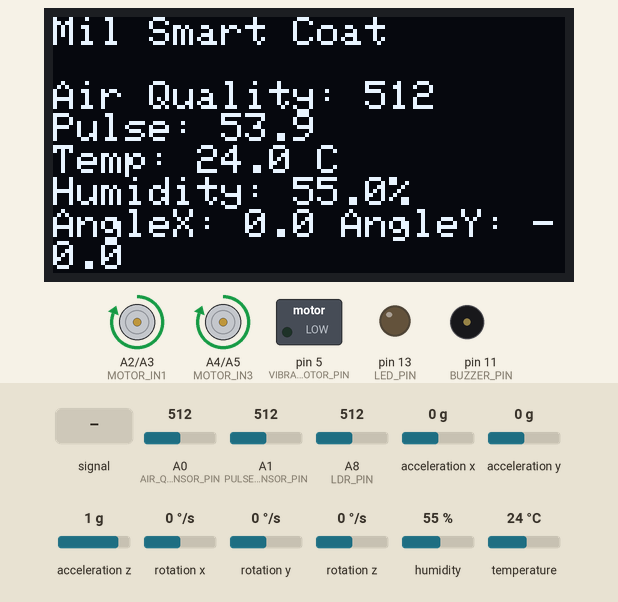
A sketch run on a simulated Arduino Mega 2560, built with avr-gcc and run on an emulated ATmega2560. Parts: 128×64 one-colour display, motor-driver pin pairs drawn as motors (green arrow = first pin HIGH = forward, orange = second pin HIGH = backward, longer = more drive), switched loads named in the sketch (green lamp = pin HIGH), output pins drawn as LEDs (lit = HIGH), buzzer (waves = sounding, pin HIGH). The test bench sets the inputs (shaded band); at power-on: acceleration x 0 g, acceleration y 0 g, temperature 24 °C, A0 (AIR_QUALITY_SENSOR_PIN) = 512, A1 (PULSE_SENSOR_PIN) = 512, A8 (LDR_PIN) = 512, acceleration z 1 g, rotation x 0 °/s, rotation y 0 °/s, rotation z 0 °/s, humidity 55 %. The modem accepts every AT command (registered, SIM ready, sends succeed) and sends nothing else; what the sketch prints to the serial monitor is not drawn.

Above: at 17.6 s.
17.7 s: acceleration x set to -0.6 g
At 18.1 s:
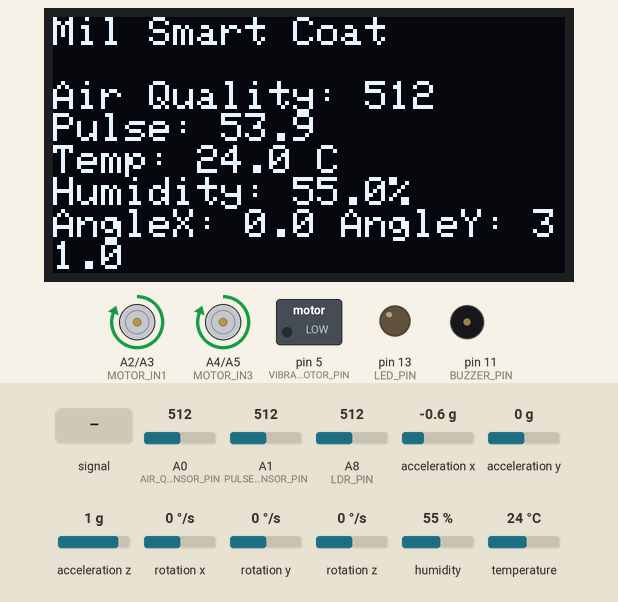
19.3 s: acceleration x set to -0.9 g
At 23.8 s:
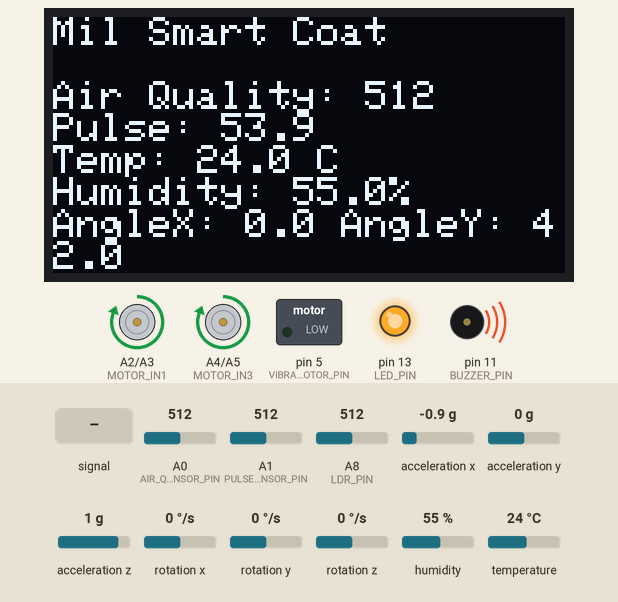
24.3 s: acceleration y set to -1.4 g
At 24.7 s:
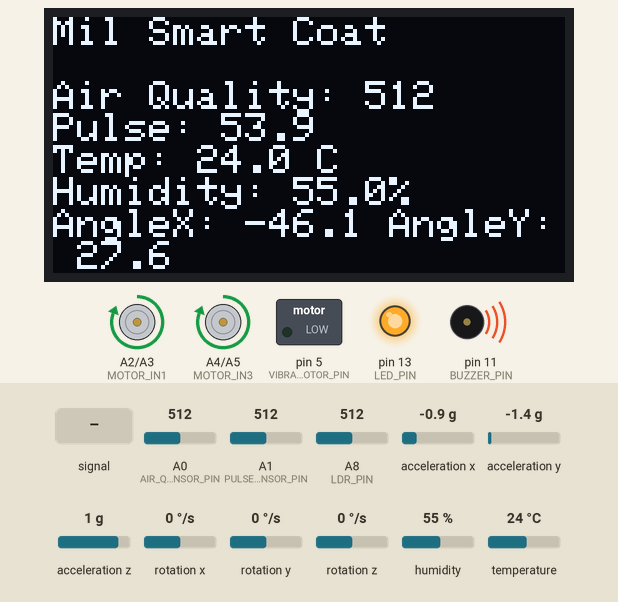
25.9 s: acceleration y set to 1.4 g
At 26.5 s:
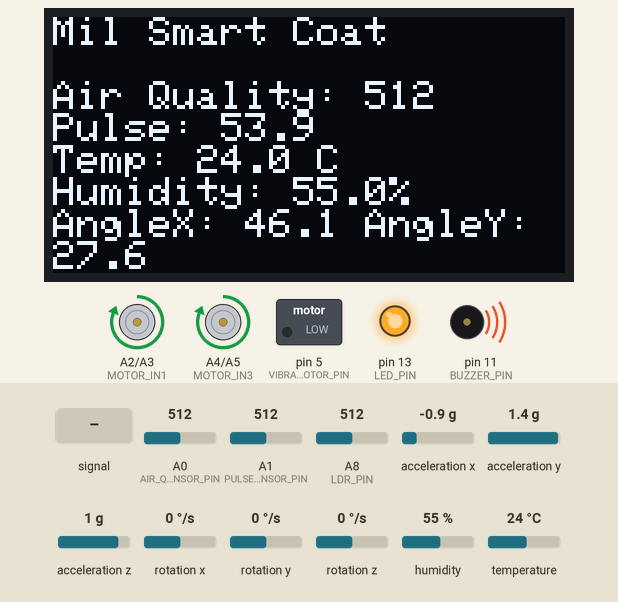
27.6 s: A1 (PULSE_SENSOR_PIN) fed a 200 Hz sine of ±81 counts around its level
At 32.07 s:
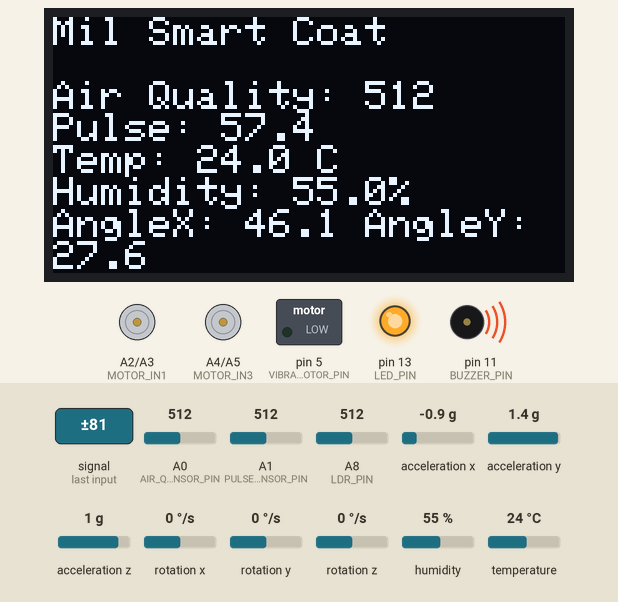
33.0 s: temperature set to 12 °C
At 34.3 s:
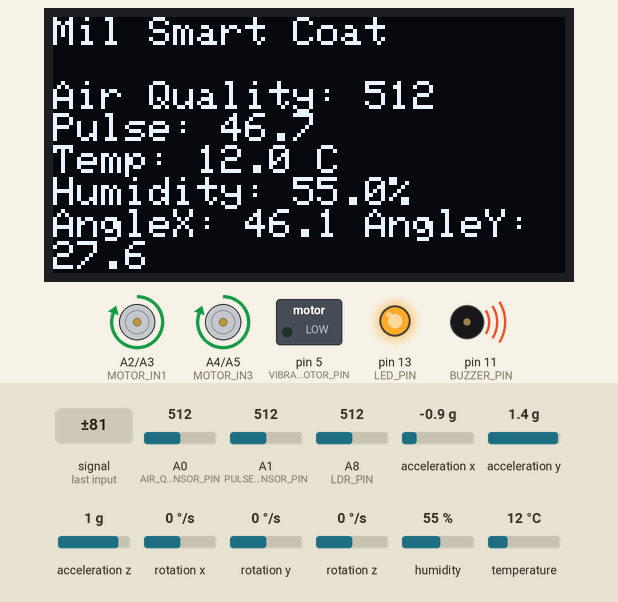
Timing chart, 0 to 35.8 s (numbered marks = the images above; inputs shaded):
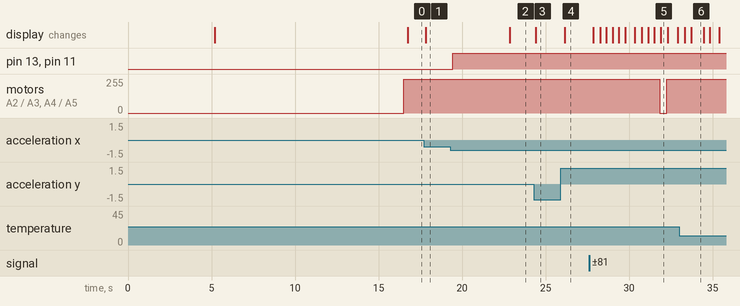

The sketch:

mega.ino
```cpp
#include <Adafruit_MPU6050.h>

#include <Wire.h>
#include <MPU6050_tockn.h>
#include <Adafruit_SSD1306.h>
#include <DHT.h>

#define SCREEN_WIDTH 128
#define SCREEN_HEIGHT 64
#define OLED_RESET -1
#define SCREEN_ADDRESS 0x3C

#define LDR_PIN A8
#define VIBRATION_MOTOR_PIN 5
#define DHTPIN 4
#define DHTTYPE DHT11
#define AIR_QUALITY_SENSOR_PIN A0
#define PULSE_SENSOR_PIN A1
#define LED_PIN 13
#define BUZZER_PIN 11

// L298N Motor Driver pins
#define MOTOR_IN1 A2
#define MOTOR_IN2 A3
#define MOTOR_IN3 A4
#define MOTOR_IN4 A5

// Temperature threshold for fan activation
#define TEMP_THRESHOLD 20
#define FAN_RUNTIME 15000 // 15 seconds in milliseconds

// Angle thresholds for detecting significant bending
#define FORWARD_THRESHOLD -35  // Negative X angle for forward bend
#define BACKWARD_THRESHOLD 35  // Positive X angle for backward bend
#define LEFT_THRESHOLD -35     // Negative Y angle for left bend
#define RIGHT_THRESHOLD 35     // Positive Y angle for right bend

// Data transmission interval to ESP32
#define DATA_SEND_INTERVAL 2000 // Send data every 2 seconds (reduced from 5s)

// Initialize the MPU6050 object using tockn library
MPU6050 mpu6050(Wire);
Adafruit_SSD1306 display(SCREEN_WIDTH, SCREEN_HEIGHT, &Wire, OLED_RESET);
DHT dht(DHTPIN, DHTTYPE);

// Variables for fall detection
bool fallDetected = false;
bool smsSent = false;
unsigned long fallTimestamp = 0;
String fallDirection = "None";

// Variables for fan control
bool fanRunning = false;
unsigned long fanStartTime = 0;

// Variables for offset calibration
float angleXOffset = 0;
float angleYOffset = 0;

// Variables for ESP32 data transmission
unsigned long lastDataSendTime = 0;

// Phone number to send SMS alerts to
String emergencyNumber = "08939341369";

void setup() {
  Serial.begin(9600);   // For debugging - match ESP32's Serial monitor rate
  Serial3.begin(9600);  // For ESP32 communication
  Serial2.begin(9600);  // For GSM module
  Wire.begin();
  pinMode(LDR_PIN, INPUT);
pinMode(VIBRATION_MOTOR_PIN, OUTPUT);


  // Initialize pins
  pinMode(LED_PIN, OUTPUT);
  pinMode(BUZZER_PIN, OUTPUT);
  pinMode(MOTOR_IN1, OUTPUT);
  pinMode(MOTOR_IN2, OUTPUT);
  pinMode(MOTOR_IN3, OUTPUT);
  pinMode(MOTOR_IN4, OUTPUT);

  digitalWrite(LED_PIN, LOW);
  digitalWrite(BUZZER_PIN, LOW);
  digitalWrite(MOTOR_IN1, LOW);
  digitalWrite(MOTOR_IN2, LOW);
  digitalWrite(MOTOR_IN3, LOW);
  digitalWrite(MOTOR_IN4, LOW);

  Serial.println("Military Smart Coat - Environment Monitoring");
  Serial.println("-------------------------------------------");

  // Initialize MPU6050 with tockn library
  mpu6050.begin();

  // Perform extended calibration for better accuracy
  Serial.println("Calibrating gyroscope offsets...");
  mpu6050.calcGyroOffsets(true);
  Serial.println("MPU6050 Initialized!");

  // Wait for sensor to stabilize
  delay(1000);

  // Calculate angle offsets
  calibrateAngleOffsets();

  if (!display.begin(SSD1306_SWITCHCAPVCC, SCREEN_ADDRESS)) {
    Serial.println(F("SSD1306 allocation failed"));
    for (;;);
  }
  Serial.println("OLED Display Initialized!");

  dht.begin();
  Serial.println("DHT11 Sensor Initialized!");
  Serial.println("MQ135 Air Quality Sensor Ready!");
  Serial.println("Pulse Sensor Ready!");
  Serial.println("Fall Detection System Active!");
  Serial.println("CPU Fan Control System Active!");
  Serial.println("ESP32 Communication Active!");

  // Initialize GSM module
  initGSM();
  Serial.println("GSM Module Initialized!");
  Serial.println();

  display.clearDisplay();
  display.setTextColor(SSD1306_WHITE);
  display.setTextSize(1);

  // Send a test message to ESP32 to verify communication
  delay(5000); // Give ESP32 time to boot up
  sendTestDataToESP32();
}

void loop() {
  // Update MPU6050 readings
  mpu6050.update();

  // Read environmental sensors
  int airQualityValue = analogRead(AIR_QUALITY_SENSOR_PIN);
  float humidity = dht.readHumidity();
  float temperature = dht.readTemperature();

  // Read pulse sensor
  int pul_r = analogRead(PULSE_SENSOR_PIN);
  float pul_fn = 0;

  // Code for pulse sensor reading normalization
  if (pul_r < 55) {
    pul_r = 0;
  } else if (pul_r > 910) {
    pul_r = 0;
  }
  pul_fn = pul_r / (5 + 4.5);

int ldrValue = analogRead(LDR_PIN);
Serial.println(ldrValue);
if (ldrValue > 1015) { // Adjust this threshold as needed
  digitalWrite(VIBRATION_MOTOR_PIN, HIGH);
  delay(200);
  digitalWrite(VIBRATION_MOTOR_PIN, LOW);
} else {
  digitalWrite(VIBRATION_MOTOR_PIN, LOW);
}

  // Get angle values with offset correction
  float angleX = mpu6050.getAngleX() - angleXOffset;
  float angleY = mpu6050.getAngleY() - angleYOffset;

  // Get acceleration values for debugging
  float accX = mpu6050.getAccX();
  float accY = mpu6050.getAccY();
  float accZ = mpu6050.getAccZ();

  // Detect bending direction using calibrated angles
  detectBendingDirection(angleX, angleY);

  // If fall detected and SMS not yet sent, send SMS alert
  if (fallDetected && !smsSent) {
    sendSMS("ALERT: Fall detected! Direction: " + fallDirection);
    smsSent = true;
  }

  // Control fan based on temperature
  if (temperature > TEMP_THRESHOLD && !fanRunning) {
    startFan();
  }

  // Turn off fan after 15 seconds
  if (fanRunning && (millis() - fanStartTime > FAN_RUNTIME)) {
    stopFan();
  }

  // Send data to ESP32 more frequently
  if (millis() - lastDataSendTime > DATA_SEND_INTERVAL) {
    sendDataToESP32(airQualityValue, pul_fn, temperature, humidity, angleX, angleY, fallDetected, fallDirection);
    lastDataSendTime = millis();
  }

  // Display values on OLED
  display.clearDisplay();

  // Display heading
  display.setCursor(0, 0);
  display.println("Mil Smart Coat");
  display.println(); // Add an empty line

  // Display sensor values
  display.println("Air Quality: " + String(airQualityValue));
  display.println("Pulse: " + String(pul_fn, 1));
  display.println("Temp: " + String(temperature, 1) + " C");
  display.println("Humidity: " + String(humidity, 1) + "%");

  // Display angle values for debugging
  display.println("AngleX: " + String(angleX, 1) + " AngleY: " + String(angleY, 1));

  // Display fall status
  if (fallDetected) {
    display.println("FALL DETECTED!");
    display.println("Direction: " + fallDirection);
  }

  // Display fan status
  if (fanRunning) {
    display.println("FAN: ON");
  }

  display.display();

  // Print values to serial monitor
  Serial.println("===== SENSOR READINGS =====");
  Serial.print("Air Quality: ");
  Serial.println(airQualityValue);
  Serial.print("Pulse Reading: ");
  Serial.print(pul_fn, 1);
  Serial.println(" BPM");
  Serial.print("Temperature: ");
  Serial.print(temperature);
  Serial.println(" °C");
  Serial.print("Humidity: ");
  Serial.print(humidity);
  Serial.println(" %");
  Serial.print("Calibrated AngleX: ");
  Serial.print(angleX);
  Serial.print("\tCalibrated AngleY: ");
  Serial.println(angleY);
  Serial.print("Acc X: ");
  Serial.print(accX);
  Serial.print("\tAcc Y: ");
  Serial.print(accY);
  Serial.print("\tAcc Z: ");
  Serial.println(accZ);

  if (fallDetected) {
    Serial.print("Fall Status: FALL DETECTED - ");
    Serial.println(fallDirection);
  } else {
    Serial.println("Fall Status: Normal");
  }

  if (fanRunning) {
    Serial.println("Fan Status: ON");
  } else {
    Serial.println("Fan Status: OFF");
  }

  Serial.println("---------------------------");
  Serial.println();

  // Reset fall detection after 5 seconds
  if (fallDetected && millis() - fallTimestamp > 5000) {
    fallDetected = false;
    smsSent = false;
    deactivateFallAlert();
    Serial.println("Fall detection reset");
  }

  // Forward any GSM module responses to Serial Monitor
  if (Serial2.available()) {
    Serial.write(Serial2.read());
  }

  delay(100); // Sampling rate for stability
}

void sendTestDataToESP32() {
  String testData = "AQ:100,PL:75.0,TP:25.0,HM:50.0,AX:0.0,AY:0.0,FS:0,FD:None";

  // Send multiple times to ensure reception
  for (int i = 0; i < 5; i++) {
    Serial3.println(testData);
    Serial.println("Test data sent to ESP32: " + testData);
    delay(200);
  }
}

void sendDataToESP32(int airQuality, float pulse, float temp, float humidity, float angleX, float angleY, bool fallStatus, String fallDir) {
  // Format: AQ:123,PL:72.5,TP:25.3,HM:45.2,AX:10.5,AY:-5.2,FS:0,FD:None

  String dataString = "AQ:" + String(airQuality) +
                     ",PL:" + String(pulse, 1) +
                     ",TP:" + String(temp, 1) +
                     ",HM:" + String(humidity, 1) +
                     ",AX:" + String(angleX, 1) +
                     ",AY:" + String(angleY, 1) +
                     ",FS:" + String(fallStatus ? 1 : 0) +
                     ",FD:" + (fallStatus ? fallDir : "None");

  // Send multiple times to ensure reception
  for (int i = 0; i < 3; i++) {
    Serial3.println(dataString);
    delay(50);
  }

  Serial.println("Data sent to ESP32: " + dataString);
}

void initGSM() {
  // Give time for GSM module to initialize
  delay(3000);

  Serial.println("Initializing GSM module...");

  // AT command to set SMS mode to text
  Serial2.println("AT+CMGF=1");
  delay(1000);

  // AT command to set GSM module in notification mode
  Serial2.println("AT+CNMI=2,2,0,0,0");
  delay(1000);

  Serial.println("GSM module ready");
}

void calibrateAngleOffsets() {
  // Take multiple readings to get a stable offset
  float sumX = 0;
  float sumY = 0;
  int samples = 50;

  Serial.println("Calculating angle offsets. Keep the sensor still...");

  for (int i = 0; i < samples; i++) {
    mpu6050.update();
    sumX += mpu6050.getAngleX();
    sumY += mpu6050.getAngleY();
    delay(20);
  }

  angleXOffset = sumX / samples;
  angleYOffset = sumY / samples;

  Serial.print("Angle X Offset: ");
  Serial.println(angleXOffset);
  Serial.print("Angle Y Offset: ");
  Serial.println(angleYOffset);
  Serial.println("Calibration complete!");
}

void startFan() {
  digitalWrite(MOTOR_IN1, HIGH);
  digitalWrite(MOTOR_IN2, LOW);
  digitalWrite(MOTOR_IN3, HIGH);
  digitalWrite(MOTOR_IN4, LOW);
  fanRunning = true;
  fanStartTime = millis();
  Serial.println("CPU Fan activated due to high temperature");
}

void stopFan() {
  digitalWrite(MOTOR_IN1, LOW);
  digitalWrite(MOTOR_IN2, LOW);
  digitalWrite(MOTOR_IN3, LOW);
  digitalWrite(MOTOR_IN4, LOW);
  fanRunning = false;
  Serial.println("CPU Fan deactivated after cooling period");
}

void detectBendingDirection(float angleX, float angleY) {
  // Using angle measurements to detect significant bending
  // Only detect if angle exceeds threshold by a significant amount

  if (angleX < FORWARD_THRESHOLD) {
    fallDetected = true;
    fallTimestamp = millis();
    fallDirection = "Left";
    activateFallAlert();
    Serial.print("FALL DETECTED! Direction: ");
    Serial.println(fallDirection);
  }
  else if (angleX > BACKWARD_THRESHOLD) {
    fallDetected = true;
    fallTimestamp = millis();
    fallDirection = "Right";
    activateFallAlert();
    Serial.print("FALL DETECTED! Direction: ");
    Serial.println(fallDirection);
  }
  else if (angleY < LEFT_THRESHOLD) {
    fallDetected = true;
    fallTimestamp = millis();
    fallDirection = "Backward";
    activateFallAlert();
    Serial.print("FALL DETECTED! Direction: ");
    Serial.println(fallDirection);
  }
  else if (angleY > RIGHT_THRESHOLD) {
    fallDetected = true;
    fallTimestamp = millis();
    fallDirection = "Forward";
    activateFallAlert();
    Serial.print("FALL DETECTED! Direction: ");
    Serial.println(fallDirection);
  }
}

void sendSMS(String message) {
  Serial.println("Sending SMS...");

  // Set SMS mode to text
  Serial2.println("AT+CMGF=1");
  delay(1000);

  // Set recipient phone number
  Serial2.print("AT+CMGS=\"");
  Serial2.print(emergencyNumber);
  Serial2.println("\"");
  delay(1000);

  // Send message content with Google Maps link
  Serial2.println(message);
  Serial2.println("Location: https://maps.google.com/?q=12.891057043381641,80.15252109178442");
  delay(100);

  // Send Ctrl+Z to indicate end of message
  Serial2.write(26);
  delay(1000);

  Serial.println("SMS sent with location!");
}

void activateFallAlert() {
  digitalWrite(BUZZER_PIN, HIGH);  // Turn on buzzer
  digitalWrite(LED_PIN, HIGH);     // Turn on LED
}

void deactivateFallAlert() {
  digitalWrite(BUZZER_PIN, LOW);   // Turn off buzzer
  digitalWrite(LED_PIN, LOW);      // Turn off LED
  fallDirection = "";
}
```

Measured:
- the behaviour switches between -0.7 and -0.8 g on acceleration x (found by bisection; images 1 and 2)
- after the input at 17.7 s, the display: changes after 0.13 s (image 1)
- after the input at 19.3 s, pin 13 (LED_PIN), pin 11 (BUZZER_PIN): LOW → HIGH after 0.15 s; the display: changes after 3.5 s (image 2)
- after the input at 24.3 s, the display: changes after 0.10 s (image 3)
- after the input at 25.9 s, the display: changes after 0.25 s (image 4)
- after the input at 27.6 s, the display: first changes after 0.24 s (image 5 shows a later state)
- what the display in image 5 shows lasts 0.4 s, from 31.9 s to 32.3 s
